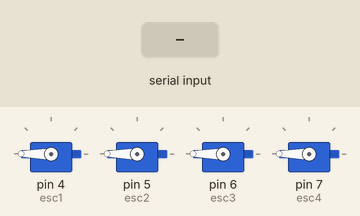
A sketch run on a simulated Arduino Uno, built with avr-gcc and run on an emulated ATmega328P. Parts: 4 × servo. The inputs (shaded band) are chosen by the test bench. What the sketch prints to the serial monitor is not drawn.

Above: at 2.2 s.
2.3 s: "90,45\n" received over Serial
At 2.6 s:
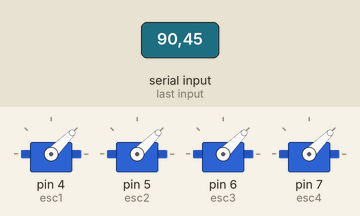
3.8 s: "30,150\n" received over Serial
At 4.9 s:
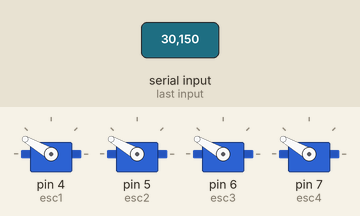
5.3 s: "5\n" received over Serial
At 6.0 s:
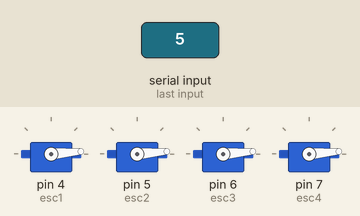
6.8 s: "90\n" received over Serial
At 7.2 s:
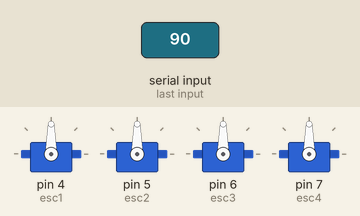
8.3 s: "200\n" received over Serial
At 9.6 s:
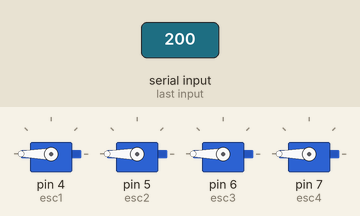
Timing chart, 0 to 10.8 s (numbered marks = the images above; inputs shaded):
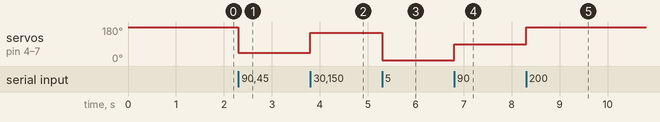

The sketch:

motor_calibration.ino
```cpp
#include <Servo.h>

#define MIN_PULSE_LENGTH 1000 // Minimum pulse length in µs
#define MID_PULSE_LENGTH 1500 // Middle pulse length in µs
#define MAX_PULSE_LENGTH 2000 // Maximum pulse length in µs

Servo esc1, esc2, esc3, esc4;

int data = 0;

void setup() {
  Serial.begin(57600);

  esc1.attach(4, 1000, 2000);
  esc2.attach(5, 1000, 2000);
  esc3.attach(6, 1000, 2000);
  esc4.attach(7, 1000, 2000);

  Serial.println("Wrote Max");
  esc1.write(MAX_PULSE_LENGTH);
  esc2.write(MAX_PULSE_LENGTH);
  esc3.write(MAX_PULSE_LENGTH);
  esc4.write(MAX_PULSE_LENGTH);

  delay(1000);

  // esc1.write(MIN_PULSE_LENGTH);

}

void loop() {
  data = 0;

  if (Serial.available() > 0) { data = Serial.parseInt(); }

  if (data != 0) { Serial.print(data); esc1.write(data); esc2.write(data); esc3.write(data); esc4.write(data); }

}
```

Measured:
- after the input at 2.3 s, servo on pin 4 (esc1), servo on pin 5 (esc2), servo on pin 6 (esc3), servo on pin 7 (esc4): 180° → 45° at once
- after the input at 3.8 s, servo on pin 4 (esc1), servo on pin 5 (esc2), servo on pin 6 (esc3), servo on pin 7 (esc4): 45° → 150° at once
- after the input at 5.3 s, servo on pin 4 (esc1), servo on pin 5 (esc2), servo on pin 6 (esc3), servo on pin 7 (esc4): 150° → 5° at once
- after the input at 6.8 s, servo on pin 4 (esc1), servo on pin 5 (esc2), servo on pin 6 (esc3), servo on pin 7 (esc4): 5° → 90° at once
- after the input at 8.3 s, servo on pin 4 (esc1), servo on pin 5 (esc2), servo on pin 6 (esc3), servo on pin 7 (esc4): 90° → 180° at once
